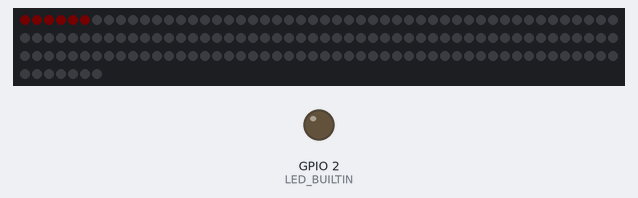
Bench run of a program on a simulated ESP32. Shown: 157 RGB LEDs in strip order, left to right, continuing on the next row, output pins drawn as LEDs (lit = HIGH). Dim RGB values are drawn brighter than linear; colours are those a GRB WS2812 strip shows for the declared byte order.

Above: at 0.45 s.

The program:

main.cpp
```cpp
#include <Arduino.h>
#include <FastLED.h>
#define FASTLED_INTERNAL

#define NUM_LEDS  157
#define LED_PIN   23

CRGB leds[NUM_LEDS] = {0};
int counter = 0;
uint8_t* a = (u_int8_t*) malloc(((NUM_LEDS / 8)) * sizeof(uint8_t));

TaskHandle_t renderer;

float currentPosition = 0;
float sections = 2;
float speedFactor = 0.2;

void allOff();
void solidColor();
void countBinary();
void rainbow();
void render(void *parameter);

void setup() {
  pinMode(LED_BUILTIN, OUTPUT);
  pinMode(LED_PIN, OUTPUT);


  //Serial.begin(115200);
  //Serial.println("start");
  //Serial.println(((NUM_LEDS / 8)) * sizeof(uint8_t));
  FastLED.addLeds<WS2812B, LED_PIN, BRG>(leds, NUM_LEDS);
  FastLED.setBrightness(255);

  for (int i = 0; i < ((NUM_LEDS / 8)) * sizeof(uint8_t); i++) {
    a[i] = 0;
  }

  /*
  xTaskCreatePinnedToCore(
    render,
    "render",
    10000,
    NULL,
    0,
    &renderer,
    1
  );
  */
}

void render(void *parameter) {
  for (;;) {
    //countBinary();
  }
}

void setBit(int i, uint8_t* array, int value) {
  u_int8_t byte = i / 8;
  u_int8_t bit = i % 8;

  if (value == 1) {
    array[byte] |= (1 << (bit));
  }

  if (value == 0) {
    array[byte] &= ~(1 << (bit));
  }
}

u_int8_t getBit(int i, uint8_t* array) {
  u_int8_t byte = i / 8;
  u_int8_t bit = i % 8;

  return (array[byte] >> (bit)) & 1;


}

void addBit(uint8_t* array) {
  int i = 0;

  while (i < ((NUM_LEDS / 8)) * sizeof(uint8_t) * 8) {
    int bit = getBit(i, array);

    if (bit == 0) {
      setBit(i, array, 1);
      break;
    } else {
      setBit(i, array, 0);
      i++;
    }
  }


}

void printBits(uint8_t* array) {
  for (int i = 0; i < ((NUM_LEDS / 8)) * sizeof(uint8_t) * 8; i++) {
    Serial.print(getBit(i, array));
  }
  Serial.print("\n");
}

void loop() {
  countBinary();
  FastLED.show();
}

void solidColor() {
  for (int i = 0; i < NUM_LEDS; i++) {
    leds[i].setRGB(255, 255, 200);
  }
}

void allOff() {
  for (int i = 0; i < NUM_LEDS; i++) {
    leds[i] = 0;
  }
}

void countBinary() {
  for (int i = 0; i < NUM_LEDS; i++) {
    if (getBit(i, a) == 1) {
      leds[i].setRGB(1, 0, 0);
    } else {
      leds[i] = 0;
    }
  }
  addBit(a);
}

void rainbow() {
  currentPosition += speedFactor;

  for (int i = 0; i < NUM_LEDS; i++) {
      float adjustedPosition = fmod(i + currentPosition, (float) NUM_LEDS);

      if (adjustedPosition < 0) {
        adjustedPosition += NUM_LEDS;
      }

      float hue = (adjustedPosition / (NUM_LEDS / sections));

      leds[i].setHSV((uint8_t) (hue * 255), 255, 100);
    }
}
```
